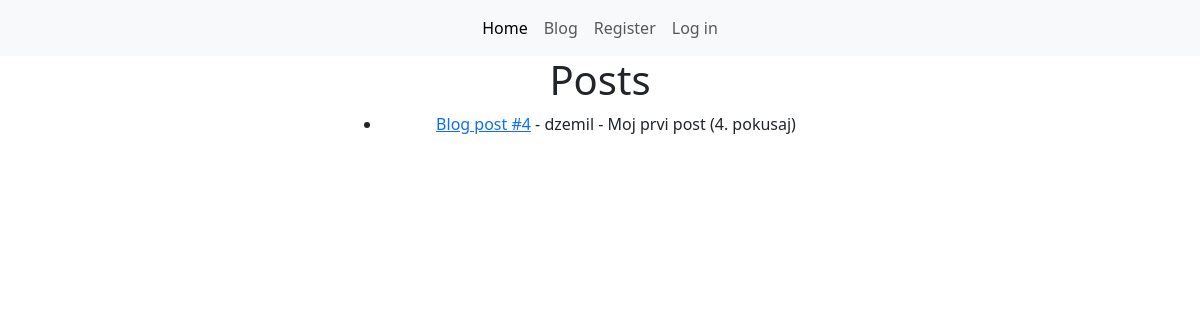
The page /blog/ on the database as committed earlier.
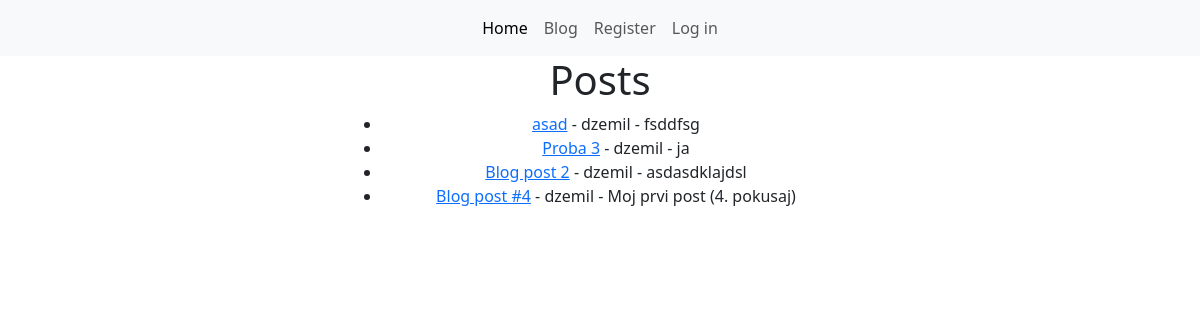
The same page on the database as committed later.
### blog/models.py (models this page shows, shortened)
class Post(models.Model):
    title = models.CharField(max_length=200, unique=True)
    slug = models.SlugField(max_length=200, unique=True)
    author = models.ForeignKey(User, on_delete=models.CASCADE, related_name='blog_posts')
    content = models.TextField()
    created_on = models.DateTimeField(auto_now_add=True)
    status = models.IntegerField(choices=STATUS, default=0)
    class Meta:
        ordering = ['-created_on']

### blog/views.py (the view)
# urls.py: path('', views.PostList.as_view(), name='blog'),
class PostList(generic.ListView):
    queryset = Post.objects.filter(status=1).order_by('-created_on')
    template_name = 'blog/index.html'

### blog/templates/blog/index.html (shortened to what this page needs)
{% extends "blog/base.html" %}
{% block content %}
<h1>Posts</h1>
<div class="content">
    <ul>
        {% for post in post_list %}
        <li><a href="{% url 'post_detail' post.slug %}">{{ post.title }}</a> - {{ post.author }} -
            {{ post.content }}</li>
        {% endfor %}
    </ul>
</div>
{%endblock%}

### blog/templates/blog/base.html (shortened to what this page needs)
{% load static %}
<!DOCTYPE html>
<html>
    <head>
        <link href="https://cdn.jsdelivr.net/npm/bootstrap@5.3.0/dist/css/bootstrap.min.css" rel="stylesheet"
>
        <link href="{% static 'blog/styles.css' %}" rel="stylesheet">
    </head>
    <body>
        {% include 'homepage/navbar.html' %}
        <div class="text-center">
            {% block content %}{% endblock content %}
        </div>
    </body>
</html>

### homepage/templates/homepage/navbar.html (shortened to what this page needs)
<nav class="navbar navbar-expand-lg bg-body-tertiary">
    <div class="container-fluid">
      <div class="collapse navbar-collapse justify-content-center" id="navbarSupportedContent">
        <ul class="navbar-nav mb-2 mb-lg-0">
          <li class="nav-item"><a class="nav-link active" aria-current="page" href="/homepage/">Home</a></li>
          <li class="nav-item"><a class="nav-link" href="/blog/">Blog</a></li>
          {% if user.is_authenticated %}
            <li class="nav-item"><a class="nav-link" href="/blog/add_post/">Dodaj clanak</a></li>
            <li class="nav-item"><a class="nav-link" href="{% url 'logout' %}">Log out</a></li>
          {% else %}
            <li class="nav-item"><a class="nav-link" href="/members/register/">Register</a></li>
            <li class="nav-item"><a class="nav-link" href="{% url 'login' %}">Log in</a></li>
          {% endif %}
        </ul>
      </div>
    </div>
  </nav>

### blog/static/blog/styles.css (style rules this page uses)
.content { max-width: 500px; margin: auto; }

Rows that differ between the two databases and show on the page:
added Post: title "asad", author "dzemil", content "fsddfsg"
added Post: title "Proba 3", author "dzemil", content "ja"
added Post: title "Blog post 2", author "dzemil", content "asdasdklajdsl"
